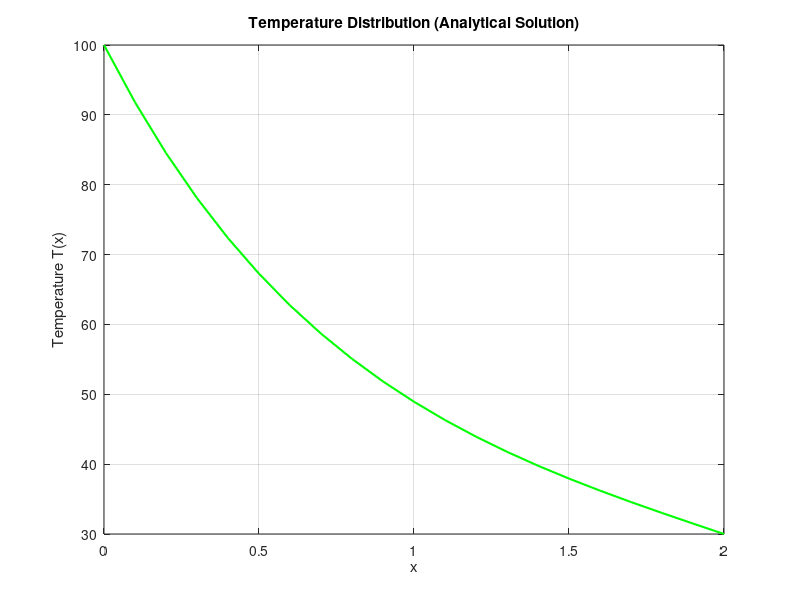

The MATLAB script that drew this image:
% Given parameters
L = 2;          % Length of the fin
m = sqrt(1.5);  % Given beta (β) = 1.5, so m = sqrt(β)
T_inf = 30;     % Ambient temperature
T0 = 100;       % Temperature at x = 0
TL = 30;        % Temperature at x = L

% Define x as a range of values
x = 0:0.1:2;

% Compute the temperature distribution in terms of T
T = T_inf + ((TL - T_inf) * sinh(m*x) + (T0 - T_inf) * sinh(m*(L-x))) ./ sinh(m*L);

% Plot the result
figure(1)
plot(x, T, 'g-', 'LineWidth', 1.5);hold on;
xlabel('x');
ylabel('Temperature T(x)');
title('Temperature Distribution (Analytical Solution)');
grid on;
